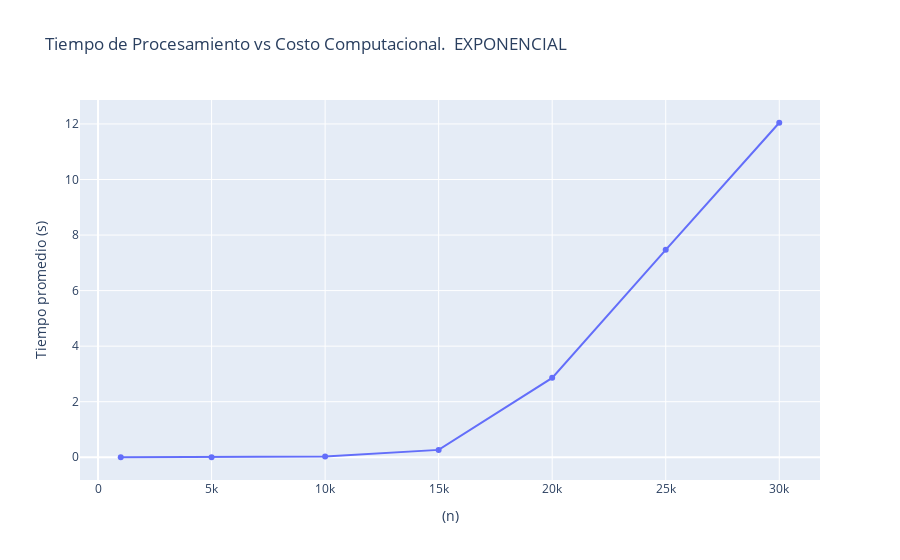

The notebook cell this image was saved under:
### Code cell
fig = go.Figure()
fig.add_trace(go.Scatter(x=sizes2, y=vector_time, mode='lines+markers', name='time'))
fig.update_layout(title='Tiempo de Procesamiento vs Costo Computacional.  EXPONENCIAL',
                  xaxis_title='(n)',
                  yaxis_title='Tiempo promedio (s)',
                  legend=dict(x=0.01, y=0.99))

### Figure 1 — Plotly figure (JSON) as saved in the notebook; plotly's stock layout.template omitted (floating-point values rounded to 4 significant figures)
{"data": [{"mode": "lines+markers", "name": "time", "type": "scatter", "x": [1000, 5000, 10000, 15000, 20000, 25000, 30000, 35000, 40000, 45000, 50000, 55000, 60000, 65000, 70000, 75000, 80000, 85000, 90000, 95000], "y": [5.1e-06, 0.0001982, 0.0256, 0.2649, 2.858, 7.468, 12.04]}], "layout": {"legend": {"x": 0.01, "y": 0.99}, "title": {"text": "Tiempo de Procesamiento vs Costo Computacional.  EXPONENCIAL"}, "xaxis": {"title": {"text": "(n)"}}, "yaxis": {"title": {"text": "Tiempo promedio (s)"}}}}
